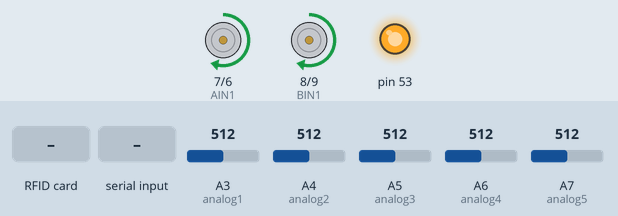
This sketch was run on a simulated Arduino Mega 2560, built with avr-gcc and run on an emulated ATmega2560. Shown: motor-driver pin pairs drawn as motors (green arrow = first pin HIGH = forward, orange = second pin HIGH = backward, longer = more drive, scaled by the enable pin), output pins drawn as LEDs (lit = HIGH). Inputs (shaded band) come from the test bench; at power-on: A3 (analog1) = 512, A4 (analog2) = 512, A5 (analog3) = 512, A6 (analog4) = 512, A7 (analog5) = 512. What the sketch prints to the serial monitor is not drawn.

Above: at 10.2 s.
10.3 s: RFID card 5E 7A 19 C4 held to the reader
11.9 s: "F\n" received over Serial
At 14.8 s:
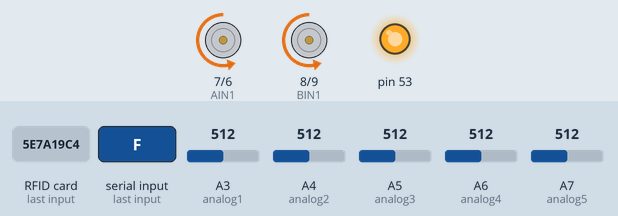
14.9 s: "B\n" received over Serial
16.4 s: "L\n" received over Serial
At 21.0 s:
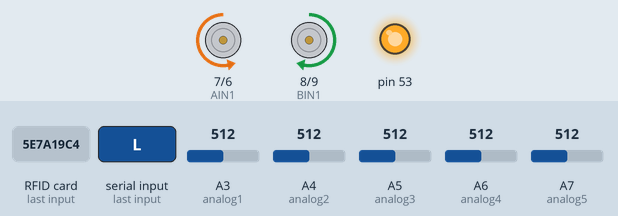
Timing chart, 0 to 27.5 s (numbered marks = the images above; inputs shaded):
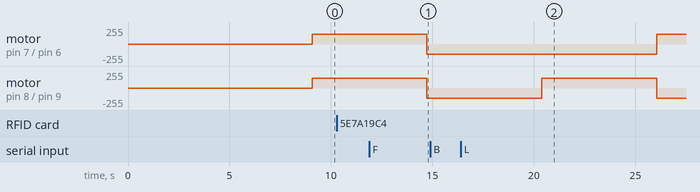

Measured:
- after the input at 10.3 s, every drawn part: stays the same
- after the input at 14.9 s, every drawn part: stays the same

The sketch:

mar16_integrated.ino
```cpp
#include <SPI.h>
#include <MFRC522.h>
#define CUSTOM_NAME "HM10-10"

#define analog1  A3
#define analog2  A4
#define analog3  A5
#define analog4  A6
#define analog5  A7

const int PWMA = 10;   // Speed Motor A
const int AIN1 = 7;    // Direction A1
const int AIN2 = 6;    // Direction A2
const int BIN1 = 8;    // Direction B1
const int BIN2 = 9;   // Direction B2
const int PWMB = 11;    // Speed Motor B (Check if wired to Pin 5 or 4)

// RFID MFRC522 (Mega Hardware SPI)
const int RST_PIN = 3;
const int SS_PIN  = 2;
MFRC522 mfrc522(SS_PIN, RST_PIN);


long baudRates[] = {9600, 19200, 38400, 57600, 115200, 4800, 2400, 1200, 230400};
bool moduleReady = false;

int time = 0;
int motorSpeed = 150; // Default speed (0-255)

void setup() {

  Serial.begin(115200);
  Serial3.begin(9600);  // HM-10 Bluetooth (Pins 14, 15)

  pinMode(PWMA, OUTPUT); pinMode(AIN1, OUTPUT); pinMode(AIN2, OUTPUT);               //Motor
  pinMode(PWMB, OUTPUT); pinMode(BIN1, OUTPUT); pinMode(BIN2, OUTPUT);
  pinMode(analog1, INPUT);pinMode(analog2, INPUT);pinMode(analog3, INPUT);pinMode(analog4, INPUT);pinMode(analog5, INPUT);

  SPI.begin();
  mfrc522.PCD_Init();

  while (!Serial);
  Serial.println("Initializing HM-10...");

  // 1. Automatic Baud Rate Detection
  for (int i = 0; i < 9; i++) {
    Serial.print("Testing baud rate: ");
    Serial.println(baudRates[i]);
    Serial3.begin(baudRates[i]);
    Serial3.setTimeout(100);
    delay(100);

    // 2. Force Disconnection, Sending "AT" while connected forces the module to disconnect [2].
    Serial3.print("AT");

    if (waitForResponse("OK", 800)) {
      Serial.println("HM-10 detected and ready.");
      moduleReady = true;
      break;
    } else {
      Serial3.end();
      delay(100);
    }
  }

  if (!moduleReady) {
    Serial.println("Failed to detect HM-10. Check 3.3V VCC and wiring.");
    return;
  }

  // 3. Restore Factory Defaults
  Serial.println("Restoring factory defaults...");
  sendATCommand("AT+RENEW"); // Restores all setup values
  delay(300);

  // 4. Set Custom Name via Macro
  Serial.print("Setting name to: ");
  Serial.println(CUSTOM_NAME);
  String nameCmd = "AT+NAME" + String(CUSTOM_NAME);
  sendATCommand(nameCmd.c_str()); // Max length is 12

  sendATCommand("AT+NOTI1");
  sendATCommand("AT+ADDR?");
  sendATCommand("AT+RESET");
  Serial.println("Initialization Complete.");
}


void loop() {

  if (Serial3.available()) {
    Serial.println(Serial3.readString());
  }

  // 2. PC to Module: Read user input and truncate line endings
  if (Serial.available()) {
    static String inputBuffer = "";

    while (Serial.available()) {
      char c = Serial.read();

      if (c == '\r' || c == '\n') {    // Check if the character is a line ending
        if (inputBuffer.length() > 0) {
          Serial3.print(inputBuffer);
          // Debug: Show what was actually sent
          Serial.print("\n[Sent to HM-10: ");
          Serial.print(inputBuffer);
          Serial.println("]");

          inputBuffer = ""; // Clear buffer for next command
        }
      } else {
        inputBuffer += c; // Add character to buffer
      }
    }
  }

  int val[10];
  val[1] = analogRead( analog1 ), val[2] = analogRead( analog2 ), val[3] = analogRead( analog3 ), val[4] = analogRead( analog4 ), val[5] = analogRead( analog5 );
  for(int i=1; i<=5; i++){
    Serial.print(val[i]); Serial.print("  "); if(i==5) Serial.print("\n");
  }

  // 3. RFID Scanning
  if (mfrc522.PICC_IsNewCardPresent() && mfrc522.PICC_ReadCardSerial()) {
    Serial.print("Card UID:");
    for (byte i = 0; i < mfrc522.uid.size; i++) {
      Serial.print(mfrc522.uid.uidByte[i] < 0x10 ? " 0" : " ");
      Serial.print(mfrc522.uid.uidByte[i], HEX);
    }
    Serial.println();
    mfrc522.PICC_HaltA(); // Stop reading
  }

  if( time % 20000 == 0) moveForward();
  else if( time % 20000 == 5000) moveBackward();
  else if( time % 20000 == 10000) turnLeft();
  else if( time % 20000 == 15000) turnRight();

  delay(200); time += 200;
}

void executeCommand(char cmd) {
  switch (cmd) {
    case 'F': moveForward(); break;
    case 'B': moveBackward(); break;
    case 'L': turnLeft();    break;
    case 'R': turnRight();   break;
    case 'S': stopMotors();  break;
  }
}

void moveForward() {
  digitalWrite(AIN1, HIGH); digitalWrite(AIN2, LOW);
  digitalWrite(BIN1, HIGH); digitalWrite(BIN2, LOW);
  analogWrite(PWMA, motorSpeed); analogWrite(PWMB, motorSpeed);
}

void moveBackward() {
  digitalWrite(AIN1, LOW);  digitalWrite(AIN2, HIGH);
  digitalWrite(BIN1, LOW);  digitalWrite(BIN2, HIGH);
  analogWrite(PWMA, motorSpeed); analogWrite(PWMB, motorSpeed);
}

void turnLeft() {
  digitalWrite(AIN1, LOW);  digitalWrite(AIN2, HIGH);
  digitalWrite(BIN1, HIGH); digitalWrite(BIN2, LOW);
  analogWrite(PWMA, motorSpeed); analogWrite(PWMB, motorSpeed);
}

void turnRight() {
  digitalWrite(AIN1, HIGH); digitalWrite(AIN2, LOW);
  digitalWrite(BIN1, LOW);  digitalWrite(BIN2, HIGH);
  analogWrite(PWMA, motorSpeed); analogWrite(PWMB, motorSpeed);
}

void stopMotors() {
  digitalWrite(AIN1, LOW); digitalWrite(AIN2, LOW);
  digitalWrite(BIN1, LOW); digitalWrite(BIN2, LOW);
  analogWrite(PWMA, 0);    analogWrite(PWMB, 0);
}


/**
 * Helper to send AT commands (Uppercase, no \r or \n) [6]
 */
void sendATCommand(const char* command) {
  Serial3.print(command);
  waitForResponse("", 1000);
}

/**
 * Helper to check response for specific substrings
 */
bool waitForResponse(const char* expected, unsigned long timeout) {
  unsigned long start = millis();
  Serial3.setTimeout(timeout);
  String response = Serial3.readString();
  if (response.length() > 0) {
    Serial.print("HM10 Response: ");
    Serial.println(response);
  }
  return (response.indexOf(expected) != -1);
}
```
